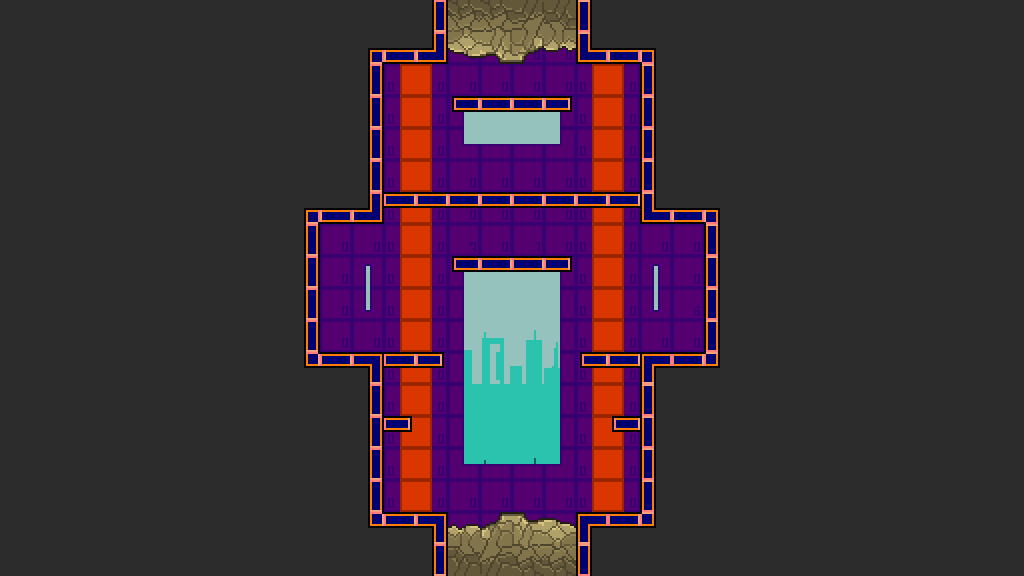

Below is a game level as drawn by its tile map, then a one-line description and the .tmx that defines it (tile-layer data replaced by summaries):
An orthogonal 32x18 tile map with 32x32 px tiles, 12 tile layers (Sky, Sky2, Background, CollisionLayer, ...) and 5 objects.

<map version="1.0" orientation="orthogonal" width="32" height="18" tilewidth="32" tileheight="32">
 <tileset firstgid="1" name="generalSprite" tilewidth="32" tileheight="32">
  <image source="generalSprite.png" width="128" height="1184" />
  <tile id="60">
   <properties>
    <property name="tileType" value="empty" />
   </properties>
  </tile>
 </tileset>
 <layer name="Sky" width="32" height="18">
  <data>[576 cells, 106 non-empty, 10 distinct tile ids]</data>
 </layer>
 <layer name="Sky2" width="32" height="18">
  <data>[576 cells, 98 non-empty, 18 distinct tile ids]</data>
 </layer>
 <layer name="Background" width="32" height="18">
  <data>[576 cells, 364 non-empty, 23 distinct tile ids]</data>
 </layer>
 <layer name="CollisionLayer" width="32" height="18">
  <data>[576 cells, 576 non-empty, 14 distinct tile ids]</data>
 </layer>
 <layer name="DamagingLayer" width="32" height="18">
  <data>[576 cells, 576 non-empty, 1 distinct tile ids]</data>
 </layer>
 <layer name="DecorLayer" width="32" height="18">
  <data>[576 cells, 576 non-empty, 1 distinct tile ids]</data>
 </layer>
 <layer name="LadderLayer" width="32" height="18">
  <data>[576 cells, 576 non-empty, 1 distinct tile ids]</data>
 </layer>
 <layer name="PlatformLayer" width="32" height="18">
  <data>[576 cells, 576 non-empty, 4 distinct tile ids]</data>
 </layer>
 <layer name="UpBlockingLayer" width="32" height="18">
  <data>[576 cells, 576 non-empty, 9 distinct tile ids]</data>
 </layer>
 <layer name="DownBlockingLayer" width="32" height="18">
  <data>[576 cells, 576 non-empty, 9 distinct tile ids]</data>
 </layer>
 <layer name="LeftBlockingLayer" width="32" height="18">
  <data>[576 cells, 576 non-empty, 1 distinct tile ids]</data>
 </layer>
 <layer name="RightBlockingLayer" width="32" height="18">
  <data>[576 cells, 576 non-empty, 1 distinct tile ids]</data>
 </layer>
 <objectgroup name="EnemySpawnLayer" width="32" height="18">
  <object x="384" y="256" width="32" height="32" />
  <object x="512" y="352" width="32" height="32" />
 </objectgroup>
 <objectgroup name="PlayerSpawnLayer" width="32" height="18">
  <object x="640" y="256" width="64" height="96" />
 </objectgroup>
 <objectgroup name="SwitchSpawnLayer" width="32" height="18">
  <object x="416" y="128" width="32" height="32" />
 </objectgroup>
 <objectgroup name="ChestSpawnLayer" width="32" height="18">
  <object x="544" y="128" width="32" height="32" />
 </objectgroup>
</map>
